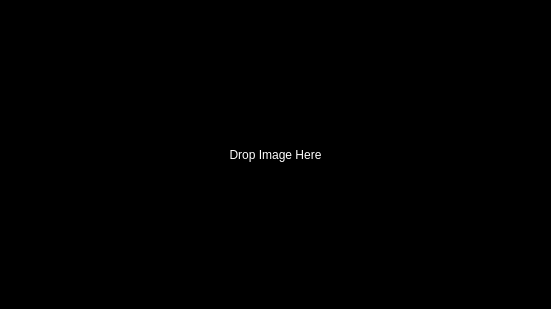
<?xml version="1.0" encoding="UTF-8"?>
<ui version="4.0">
 <class>ConvertLedMediaClass</class>
 <widget class="QMainWindow" name="ConvertLedMediaClass">
  <property name="geometry">
   <rect>
    <x>0</x>
    <y>0</y>
    <width>551</width>
    <height>309</height>
   </rect>
  </property>
  <property name="acceptDrops">
   <bool>true</bool>
  </property>
  <property name="windowTitle">
   <string>ConvertLedMedia</string>
  </property>
  <property name="windowIcon">
   <iconset resource="ConvertLedMedia.qrc">
    <normaloff>:/main_icon</normaloff>:/main_icon</iconset>
  </property>
  <property name="windowOpacity">
   <double>0.800000000000000</double>
  </property>
  <property name="styleSheet">
   <string notr="true">*{
  background-color: black;
  color: white;
  font: 400 20pt &quot;Microsoft YaHei UI&quot;;
}
#titleLabel
{
  border:0px dashed white;
  border-radius: 15px;
}</string>
  </property>
  <widget class="QWidget" name="centralWidget">
   <layout class="QGridLayout" name="gridLayout">
    <item row="0" column="0">
     <widget class="QLabel" name="titleLabel">
      <property name="text">
       <string>Drop Image Here</string>
      </property>
      <property name="alignment">
       <set>Qt::AlignCenter</set>
      </property>
     </widget>
    </item>
   </layout>
  </widget>
 </widget>
 <layoutdefault spacing="6" margin="11"/>
 <resources>
  <include location="ConvertLedMedia.qrc"/>
 </resources>
 <connections/>
</ui>
